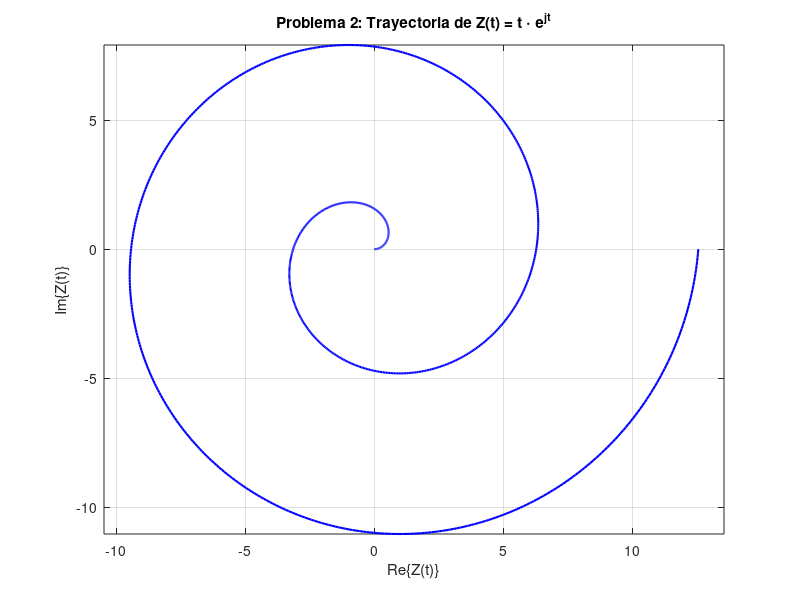
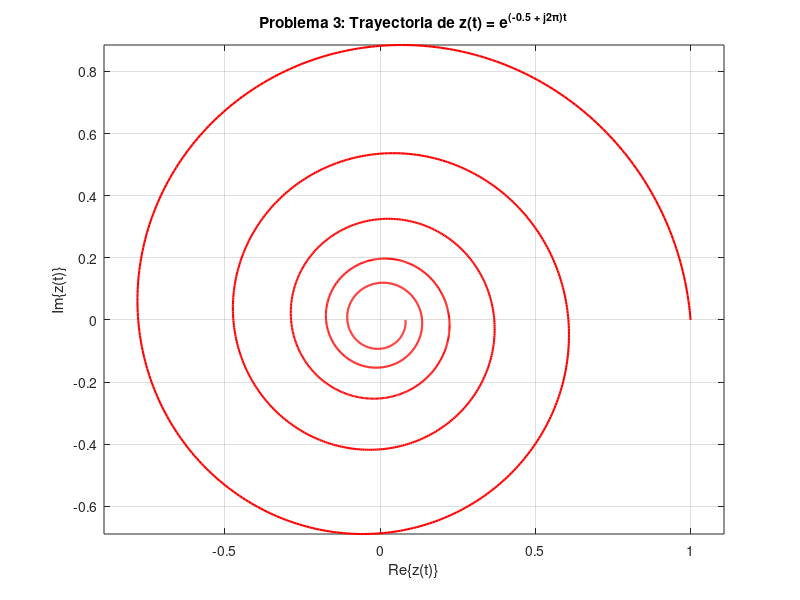
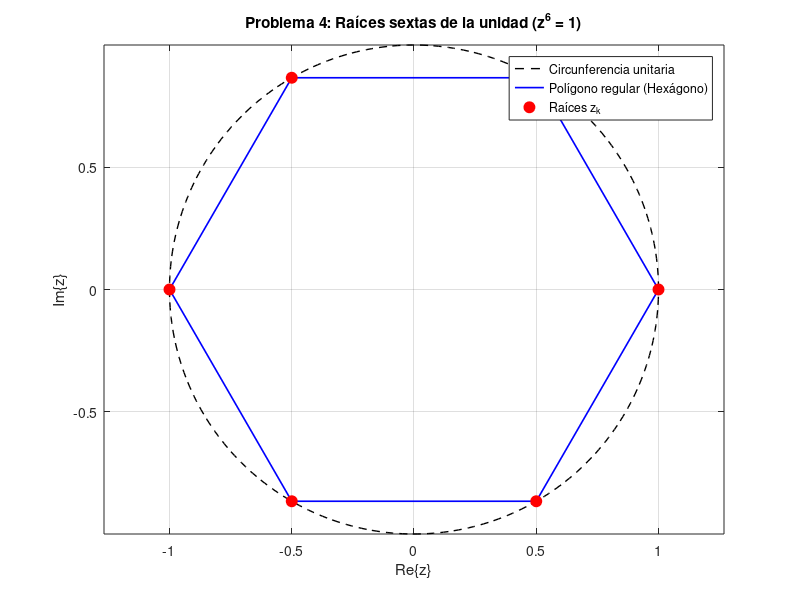
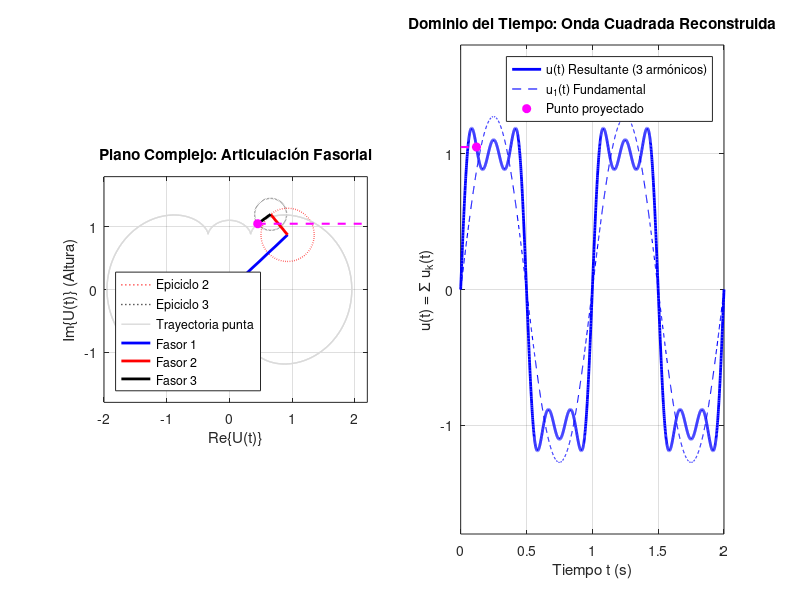

These figures' MATLAB source, in order:
% Problema 1: Álgebra de Números Complejos

% Crear los números complejos z_1 y z_2
z1 = 2 - 1j;
z2 = 3 + 6j;

% Solucionar la ecuación: z2^2 + x = -z1^2  =>  x = -z1^2 - z2^2
x = -z1^2 - z2^2;

% Imprimir resultado
fprintf('dado z_1 = %s y z_2 = %s el x que cumple la ecuacion es: %s\n', num2str(z1), num2str(z2), num2str(x));


%% Problema 2: Trayectoria de una Función Compleja Parametrizada
% Intervalo de tiempo t en [0, 4*pi]
t = linspace(0, 4*pi, 1000);

% Función compleja Z(t) = t * e^(j*t)
Z = t .* exp(1j * t);

% Gráfica en el plano complejo (Re{Z} vs. Im{Z}) de manera sencilla
figure;
plot(real(Z), imag(Z), 'b', 'LineWidth', 1.5);
grid on;
axis equal;
xlabel('Re\{Z(t)\}');
ylabel('Im\{Z(t)\}');
title('Problema 2: Trayectoria de Z(t) = t \cdot e^{jt}');


%% Problema 3: Representación Gráfica de Funciones Especiales
% Parámetros de la función compleja z(t) = exp((alpha + 1j*omega)*t)
alpha = -0.5;
omega = 2*pi;

% Intervalo de tiempo t en [0, 5] segundos
t3 = linspace(0, 5, 2000);

% Función compleja z(t)
z3 = exp((alpha + 1j*omega) * t3);

% Gráfica de la trayectoria en el plano complejo (Re{z} vs. Im{z})
figure;
plot(real(z3), imag(z3), 'r', 'LineWidth', 1.5);
grid on;
axis equal;
xlabel('Re\{z(t)\}');
ylabel('Im\{z(t)\}');
title('Problema 3: Trayectoria de z(t) = e^{(-0.5 + j2\pi)t}');


%% Problema 4: Raíces n-ésimas de la Unidad
% Cálculo de las raíces sextas de la unidad: z^6 = 1
n = 6;
k = 0:(n-1);
raices = exp(1j * 2 * pi * k / n);

% Gráfica en el plano complejo
figure;
theta_circ = linspace(0, 2*pi, 300);
plot(cos(theta_circ), sin(theta_circ), 'k--', 'LineWidth', 1); % Circunferencia unitaria
hold on;
plot([real(raices) real(raices(1))], [imag(raices) imag(raices(1))], 'b-', 'LineWidth', 1.2); % Hexágono
plot(real(raices), imag(raices), 'ro', 'MarkerFaceColor', 'r', 'MarkerSize', 8); % Raíces
grid on;
axis equal;
xlabel('Re\{z\}');
ylabel('Im\{z\}');
title('Problema 4: Raíces sextas de la unidad (z^6 = 1)');
legend('Circunferencia unitaria', 'Polígono regular (Hexágono)', 'Raíces z_k', 'Location', 'best');
hold off;


%% Problema 5: Rotación y Superposición de Fasores
% Parámetros de las señales armónicas
t5 = linspace(0, 2, 2000); % Tiempo para 2 períodos
u1 = (4/pi) * sin(2*pi*t5);
u2 = (4/(3*pi)) * sin(6*pi*t5);
u3 = (4/(5*pi)) * sin(10*pi*t5);
u = u1 + u2 + u3; % Onda resultante (aproximación cuadrada)

% Instante de observación para el brazo articulado
t0 = 0.12; % segundos
v1 = (4/pi) * exp(1j * 2*pi * t0);
v2 = v1 + (4/(3*pi)) * exp(1j * 6*pi * t0);
v3 = v2 + (4/(5*pi)) * exp(1j * 10*pi * t0);

figure('Position', [100, 100, 1000, 450]);

% Panel 1: Rotación y superposición fasorial en el plano complejo
subplot(1, 2, 1);
theta = linspace(0, 2*pi, 300);
% Circunferencias de giro (epiciclos)
plot(real(v1) + (4/(3*pi))*cos(theta), imag(v1) + (4/(3*pi))*sin(theta), 'r:', 'LineWidth', 1);
hold on;
plot(real(v2) + (4/(5*pi))*cos(theta), imag(v2) + (4/(5*pi))*sin(theta), 'k:', 'LineWidth', 1);
% Trayectoria de la punta U(t)
Ut = (4/pi)*exp(1j*2*pi*t5) + (4/(3*pi))*exp(1j*6*pi*t5) + (4/(5*pi))*exp(1j*10*pi*t5);
plot(real(Ut), imag(Ut), 'Color', [0.85 0.85 0.85], 'LineWidth', 1);
% Vectores del brazo articulado en t0
plot([0 real(v1)], [0 imag(v1)], 'b-', 'LineWidth', 2);
plot([real(v1) real(v2)], [imag(v1) imag(v2)], 'r-', 'LineWidth', 2);
plot([real(v2) real(v3)], [imag(v2) imag(v3)], 'k-', 'LineWidth', 2);
plot(real(v3), imag(v3), 'mo', 'MarkerFaceColor', 'm', 'MarkerSize', 6);
% Línea horizontal de proyección hacia el dominio temporal
plot([real(v3) 2.2], [imag(v3) imag(v3)], 'm--', 'LineWidth', 1.5);
grid on; axis equal; xlim([-2 2.2]); ylim([-1.8 1.8]);
xlabel('Re\{U(t)\}'); ylabel('Im\{U(t)\} (Altura)');
title('Plano Complejo: Articulación Fasorial');
legend('Epiciclo 2', 'Epiciclo 3', 'Trayectoria punta', ...
       'Fasor 1', 'Fasor 2', 'Fasor 3', 'Location', 'southwest');

% Panel 2: Proyección de la onda en el dominio del tiempo
subplot(1, 2, 2);
plot(t5, u, 'b-', 'LineWidth', 2); hold on;
plot(t5, u1, 'b--', 'LineWidth', 0.8);
plot(t0, imag(v3), 'mo', 'MarkerFaceColor', 'm', 'MarkerSize', 6);
plot([0 t0], [imag(v3) imag(v3)], 'm--', 'LineWidth', 1.5);
grid on; xlim([0 2]); ylim([-1.8 1.8]);
xlabel('Tiempo t (s)'); ylabel('u(t) = \Sigma u_k(t)');
title('Dominio del Tiempo: Onda Cuadrada Reconstruida');
legend('u(t) Resultante (3 armónicos)', 'u_1(t) Fundamental', ...
       'Punto proyectado', 'Location', 'northeast');
